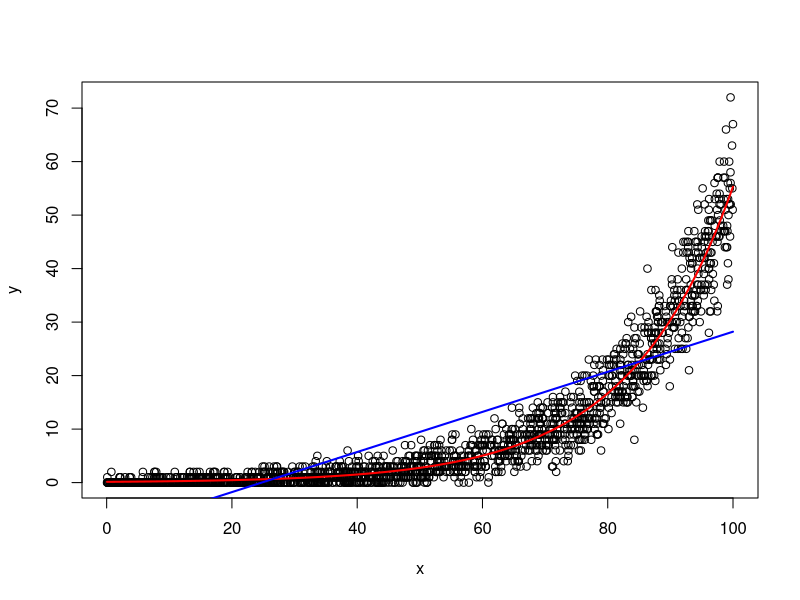

This figure's R source:
# generate some data
# here we know the underlying model
# but in real life, we obviously wouldnt 
# thats the point
set.seed(1)
n <- 2000#000 #200
x <- runif(n, 0, 100)
lambda <- exp(-2 + 0.06* x)
y <- rpois(n, lambda)

df <- data.frame(x = x, y = y)

plot(x,y)

# here we will make a poisson model from the data
poissonModel <- glm(y~x,family=poisson,data=df)

# show the results of the model
summary(poissonModel)
coef(poissonModel)

# we can see what the predictions would be for 5 values
predictVals <- data.frame(x = c(10, 20, 30, 40, 50))
predict(poissonModel, newdata = predictVals, type = "response")

# this is very close to how we modeled the simulation
( exp(-1 + 0.05 * predictVals) )


# get emeans for 5 values
library(emmeans)
emeanRes <- emmeans(poissonModel, ~ x, at = list(x = c(10, 20, 30, 40, 50) ), type = "response")
emeanRes



linmod <- lm(y~x, data = df)
emmeans( linmod, ~x, at = list(x=c(5,25,45)), type="response" )

predict(poissonModel, newdata = predictVals, type = "response")  
predict( linmod, newdata = predictVals, type = "response")  




predList <- seq(min(df$x), max(df$x), length.out = 200)
predictions <- data.frame(x=predList)

predictions$poissonModel <- predict(poissonModel, newdata = predictions, type = "response")
predictions$lineaPredictions <- predict(linmod, newdata = predictions, type = "response")

lines(predictions$x, predictions$poissonModel, col="red",lwd=2)

lines(predictions$x, predictions$lineaPredictions, col="blue",lwd=2)
